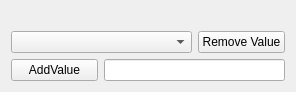
<?xml version="1.0" encoding="UTF-8"?>
<ui version="4.0">
 <class>EditCategoryWidget</class>
 <widget class="QWidget" name="EditCategoryWidget">
  <property name="geometry">
   <rect>
    <x>0</x>
    <y>0</y>
    <width>296</width>
    <height>91</height>
   </rect>
  </property>
  <property name="windowTitle">
   <string>Form</string>
  </property>
  <layout class="QGridLayout" name="gridLayout">
   <item row="1" column="0" colspan="2">
    <widget class="QComboBox" name="comboCategories">
     <property name="sizePolicy">
      <sizepolicy hsizetype="Preferred" vsizetype="Expanding">
       <horstretch>0</horstretch>
       <verstretch>0</verstretch>
      </sizepolicy>
     </property>
    </widget>
   </item>
   <item row="3" column="0">
    <widget class="QPushButton" name="bttnAddValue">
     <property name="sizePolicy">
      <sizepolicy hsizetype="Minimum" vsizetype="Expanding">
       <horstretch>0</horstretch>
       <verstretch>0</verstretch>
      </sizepolicy>
     </property>
     <property name="text">
      <string>AddValue</string>
     </property>
     <property name="icon">
      <iconset resource="resources/icons.qrc">
       <normaloff>:/myappicons/add.png</normaloff>:/myappicons/add.png</iconset>
     </property>
     <property name="iconSize">
      <size>
       <width>20</width>
       <height>20</height>
      </size>
     </property>
    </widget>
   </item>
   <item row="3" column="1" colspan="2">
    <widget class="QLineEdit" name="lineEditCategoryValue">
     <property name="sizePolicy">
      <sizepolicy hsizetype="Expanding" vsizetype="Expanding">
       <horstretch>0</horstretch>
       <verstretch>0</verstretch>
      </sizepolicy>
     </property>
    </widget>
   </item>
   <item row="1" column="2">
    <widget class="QPushButton" name="bttnRemoveSelected">
     <property name="sizePolicy">
      <sizepolicy hsizetype="Minimum" vsizetype="Expanding">
       <horstretch>0</horstretch>
       <verstretch>0</verstretch>
      </sizepolicy>
     </property>
     <property name="text">
      <string>Remove Value</string>
     </property>
     <property name="icon">
      <iconset resource="resources/icons.qrc">
       <normaloff>:/myappicons/cerrar.png</normaloff>:/myappicons/cerrar.png</iconset>
     </property>
     <property name="iconSize">
      <size>
       <width>20</width>
       <height>20</height>
      </size>
     </property>
    </widget>
   </item>
   <item row="0" column="0" colspan="2">
    <widget class="QLabel" name="labelCategoryName">
     <property name="text">
      <string/>
     </property>
    </widget>
   </item>
  </layout>
 </widget>
 <resources>
  <include location="resources/icons.qrc"/>
 </resources>
 <connections/>
</ui>
